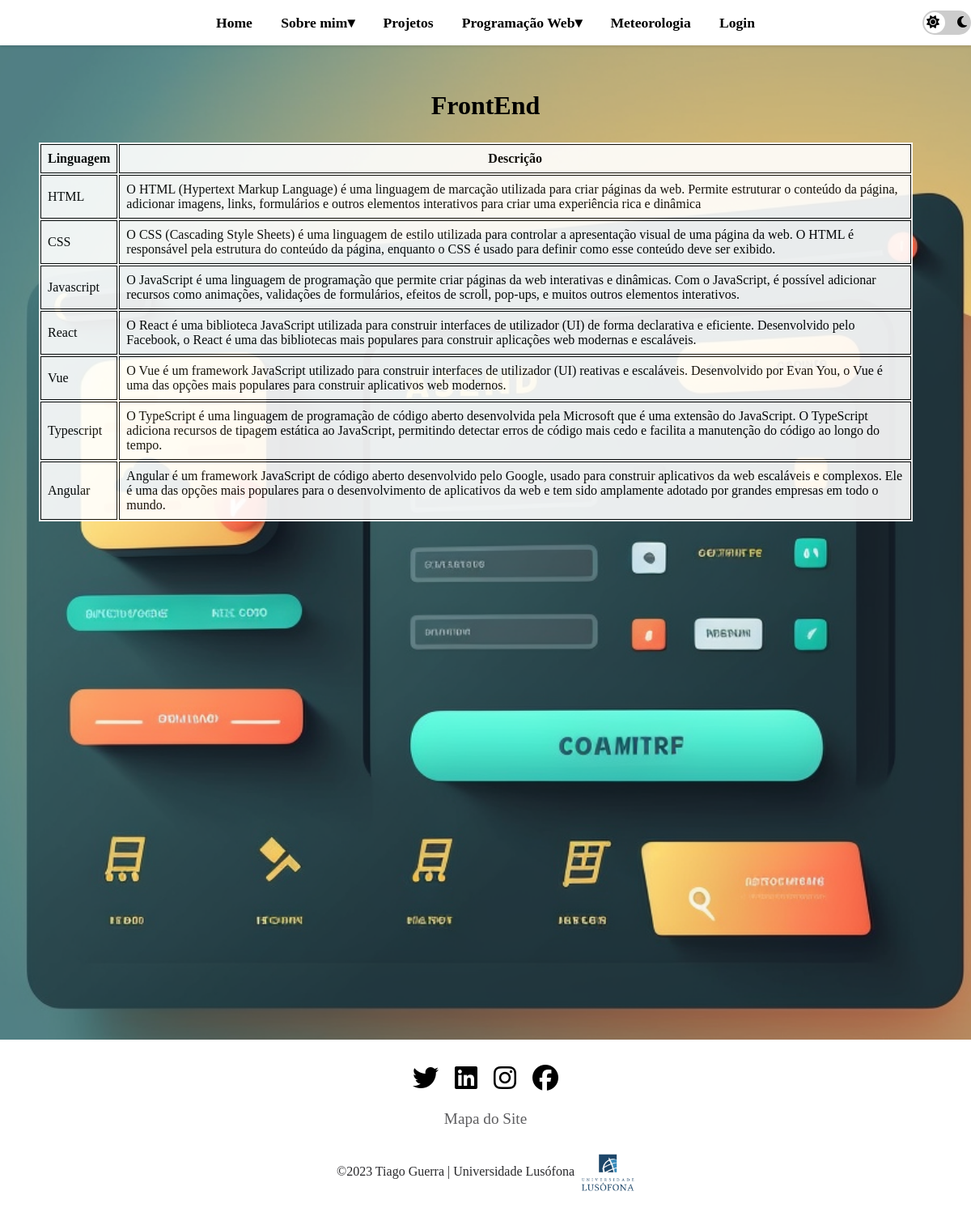
Page /frontend on the committed database.
### portfolio/models.py (models this page shows, shortened)
class Frontend(models.Model):
    nome = models.CharField(max_length=75)
    descricao = models.TextField(max_length=2000)

### portfolio/views.py (the view)
# urls.py: path('frontend', views.frontend_page_view, name='frontend'),
def frontend_page_view(request):
    frontend = Frontend.objects.all()
    return render(request, 'portfolio/frontend.html', {'frontend': frontend})

### portfolio/templates/portfolio/frontend.html (shortened to what this page needs)
{% extends 'portfolio/layout.html' %}
{% load static %}
{% block head %}
    <link rel="stylesheet" href="{% static 'css/frontend.css' %}">
{% endblock %}
{% block main %}
    <h1>FrontEnd</h1>
    <table class="tabelaOutros">
        <thead>
        <tr class="header-tr">
            <th>Linguagem</th>
            <th>Descrição</th>
        </tr>
        </thead>
        <tbody>
        {% for item in frontend %}
            <tr>
                <td>{{ item.nome }}</td>
                <td>{{ item.descricao }}</td>
            </tr>
        {% endfor %}
        </tbody>
    </table>
{% endblock %}

### portfolio/static/css/frontend.css (style rules this page uses)
* { padding: 0; margin: 0; }
body { height: 100vh; background-image: url('../images/frontend.png'); background-position: center; background-repeat: no-repeat; background-position: center; background-size: cover; background-attachment: fixed; text-align: center; }
h1 { position: absolute; top: 14vh; width: 100%; }
table { display: inline-block; width: 50%; vertical-align: top; margin-right: 2%; margin-top: 15vh; opacity: 0.9; }
th, td { border: 1px solid black; padding: 8px; text-align: left; }
th { text-align: center; }
.header-tr { font-weight: bold; }

### portfolio/static/css/geral-light.css (style rules this page uses)
html, body { height: 100%; margin: 0; padding: 0; }
.tabelaOutros { background-color: white; color: black; width: 90%; }

### rows in the picture
Frontend: nome "HTML", descricao "O HTML (Hypertext Markup Language) é uma linguagem de marcação utilizada para criar páginas da web. Permite estruturar o conteúdo da página, adicionar imagens, links, formulários e outros elementos interativos para criar uma experiência rica e dinâmica"
Frontend: nome "CSS", descricao "O CSS (Cascading Style Sheets) é uma linguagem de estilo utilizada para controlar a apresentação visual de uma página da web. O HTML é responsável pela estrutura do conteúdo da página, enquanto o CSS é usado para definir como esse conteúdo deve ser exibido."
Frontend: nome "Javascript", descricao "O JavaScript é uma linguagem de programação que permite criar páginas da web interativas e dinâmicas. Com o JavaScript, é possível adicionar recursos como animações, validações de formulários, efeitos de scroll, pop-ups, e muitos outros elementos interativos."
Frontend: nome "React", descricao "O React é uma biblioteca JavaScript utilizada para construir interfaces de utilizador (UI) de forma declarativa e eficiente. Desenvolvido pelo Facebook, o React é uma das bibliotecas mais populares para construir aplicações web modernas e escaláveis."
Frontend: nome "Vue", descricao "O Vue é um framework JavaScript utilizado para construir interfaces de utilizador (UI) reativas e escaláveis. Desenvolvido por Evan You, o Vue é uma das opções mais populares para construir aplicativos web modernos."
Frontend: nome "Typescript", descricao "O TypeScript é uma linguagem de programação de código aberto desenvolvida pela Microsoft que é uma extensão do JavaScript. O TypeScript adiciona recursos de tipagem estática ao JavaScript, permitindo detectar erros de código mais cedo e facilita a manutenção do código ao longo do tempo."
Frontend: nome "Angular", descricao "Angular é um framework JavaScript de código aberto desenvolvido pelo Google, usado para construir aplicativos da web escaláveis e complexos. Ele é uma das opções mais populares para o desenvolvimento de aplicativos da web e tem sido amplamente adotado por grandes empresas em todo o mundo."
